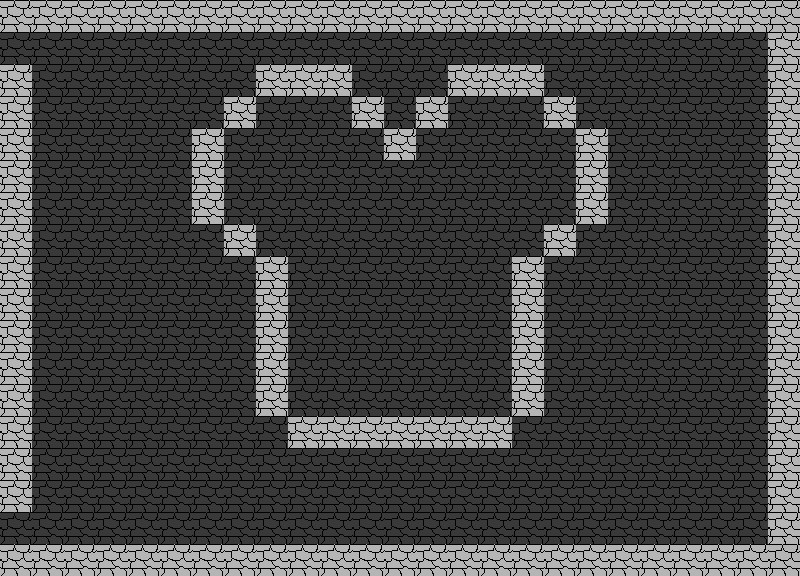

A level layout from a 2D game, rendered from its tile map. Below: a short description, then the map file with its tile-grid data intact:
An orthogonal 25x18 tile map with 32x32 px tiles, 1 tile layer (floor) and 6 objects (3x door, 2x enemy, player).

<map version="1.10" tiledversion="1.11.2" orientation="orthogonal" renderorder="right-down" width="25" height="18" tilewidth="32" tileheight="32" infinite="0" nextlayerid="3" nextobjectid="7">
 <tileset firstgid="1" source="placeholder.tsx" />
 <layer id="1" name="floor" width="25" height="18">
  <data encoding="csv">
2,2,2,2,2,2,2,2,2,2,2,2,2,2,2,2,2,2,2,2,2,2,2,2,2,
1,1,1,1,1,1,1,1,1,1,1,1,1,1,1,1,1,1,1,1,1,1,1,1,2,
2,1,1,1,1,1,1,1,2,2,2,1,1,1,2,2,2,1,1,1,1,1,1,1,2,
2,1,1,1,1,1,1,2,1,1,1,2,1,2,1,1,1,2,1,1,1,1,1,1,2,
2,1,1,1,1,1,2,1,1,1,1,1,2,1,1,1,1,1,2,1,1,1,1,1,2,
2,1,1,1,1,1,2,1,1,1,1,1,1,1,1,1,1,1,2,1,1,1,1,1,2,
2,1,1,1,1,1,2,1,1,1,1,1,1,1,1,1,1,1,2,1,1,1,1,1,2,
2,1,1,1,1,1,1,2,1,1,1,1,1,1,1,1,1,2,1,1,1,1,1,1,2,
2,1,1,1,1,1,1,1,2,1,1,1,1,1,1,1,2,1,1,1,1,1,1,1,2,
2,1,1,1,1,1,1,1,2,1,1,1,1,1,1,1,2,1,1,1,1,1,1,1,2,
2,1,1,1,1,1,1,1,2,1,1,1,1,1,1,1,2,1,1,1,1,1,1,1,2,
2,1,1,1,1,1,1,1,2,1,1,1,1,1,1,1,2,1,1,1,1,1,1,1,2,
2,1,1,1,1,1,1,1,2,1,1,1,1,1,1,1,2,1,1,1,1,1,1,1,2,
2,1,1,1,1,1,1,1,1,2,2,2,2,2,2,2,1,1,1,1,1,1,1,1,2,
2,1,1,1,1,1,1,1,1,1,1,1,1,1,1,1,1,1,1,1,1,1,1,1,2,
2,1,1,1,1,1,1,1,1,1,1,1,1,1,1,1,1,1,1,1,1,1,1,1,2,
1,1,1,1,1,1,1,1,1,1,1,1,1,1,1,1,1,1,1,1,1,1,1,1,2,
2,2,2,2,2,2,2,2,2,2,2,2,2,2,2,2,2,2,2,2,2,2,2,2,2
</data>
 </layer>
 <objectgroup id="2" name="objects">
  <object id="1" type="player" gid="4" x="736" y="64" width="32" height="32" />
  <object id="2" type="enemy" gid="5" x="32" y="544" width="32" height="32" />
  <object id="3" type="enemy" gid="5" x="32" y="64" width="32" height="32" />
  <object id="4" type="door" gid="3" x="0" y="64" width="32" height="32" />
  <object id="5" type="door" gid="3" x="0" y="544" width="32" height="32" />
  <object id="6" type="door" gid="3" x="768" y="64" width="32" height="32" />
 </objectgroup>
</map>
